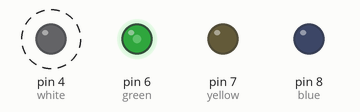
A sketch run on a simulated Arduino Uno, built with avr-gcc and run on an emulated ATmega328P. On the bench: output pins drawn as LEDs (lit = HIGH). Dashed ring = blinking.

Above: at 0.05 s.
At 1.05 s:
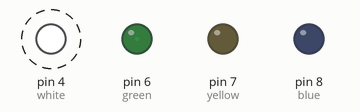
Timing chart, 0 to 4.6 s (numbered marks = the images above):
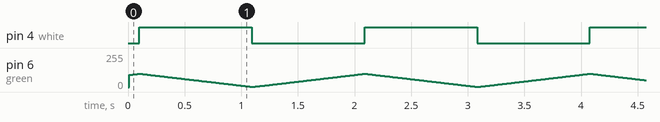

Measured:
- by itself, pin 4 (white): alternates HIGH for 0.99 s and LOW for 0.99 s

The sketch:

attiny44_rgb_blink_nodelay.ino
```cpp
#define green 6
#define yellow 7
#define blue 8
#define white 4

#define minblink 1
#define maxblink 100

uint8_t g=90,y=10,b=60;
boolean gd=true;
boolean yd=true;
boolean bd=false;
boolean wg=true;
unsigned long t,t1;
const long interval=10;

void setup() {
  pinMode(green,OUTPUT);
  pinMode(yellow,OUTPUT);
  pinMode(blue,OUTPUT);
  pinMode(white,OUTPUT);
}

void loop() {
  t=millis();
  if (t-t1>=interval){
    t1=t;
    if (gd){
      g++; if(g>=maxblink){gd=false;digitalWrite(white,HIGH);}
    } else {
      g--; if(g<=minblink){gd=true;digitalWrite(white,LOW);}
    }// else

    if (yd){
      y++; if(y>=maxblink){yd=false;}
    } else {
      y--; if(y<=minblink){yd=true;}
    }// else

    if (bd){
      b++; if(b>=maxblink){bd=false;}
    } else {
      b--; if(b<=minblink){bd=true;}
    }// else
  analogWrite(green,g);
  analogWrite(yellow,y);
  analogWrite(blue,b);
  }//if interval

}//loop
```
